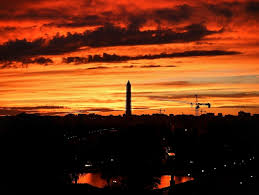
#> input picture photo-2.jpg, 259 x 195 px
$ jupyter execute --allow-errors Photo_collage.ipynb
#> lines starting #> are read from the running program, lines starting #| are printed output that depends on the picture
[cell 1]
import cv2
import numpy as np
import matplotlib.pyplot as mpl

photo_1 = cv2.imread("photo-1.jpg")
photo_2 = cv2.imread("photo-2.jpg")
#> photo_2 is the input picture: shape (195, 259, 3); mean B, G, R 20.9, 50.5, 107.1

photo_3 = cv2.imread("photo-3.jpeg")
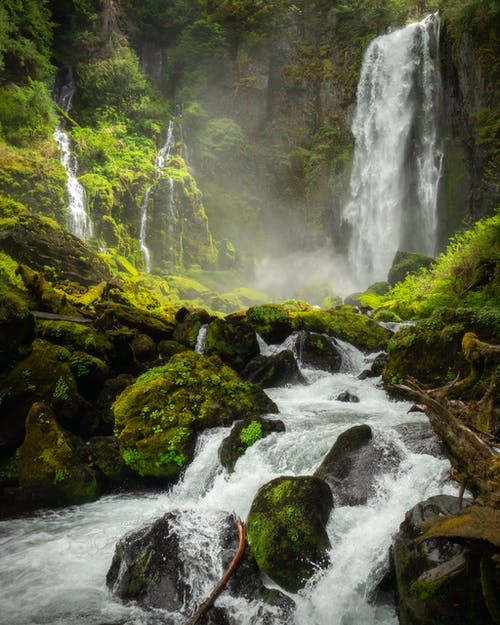
#> input picture photo-3.jpeg, 500 x 625 px
#> photo_3 is the input picture: shape (625, 500, 3); mean B, G, R 71.6, 97.6, 95.4

#> (a cell that did not finish here is left out)

[cell 3]
mpl.imshow(photo_2)

[cell 4]
mpl.imshow(photo_3)

#> (a cell that did not finish here is left out)

[cell 6]
photo_2.shape
#> Out = (195, 259, 3)

[cell 7]
photo_3.shape
#> Out = (625, 500, 3)

[cell 8]
from PIL import Image             #Resizing the photo
image = Image.open("photo-2.jpg")
photo_2 = image.resize((500,625))
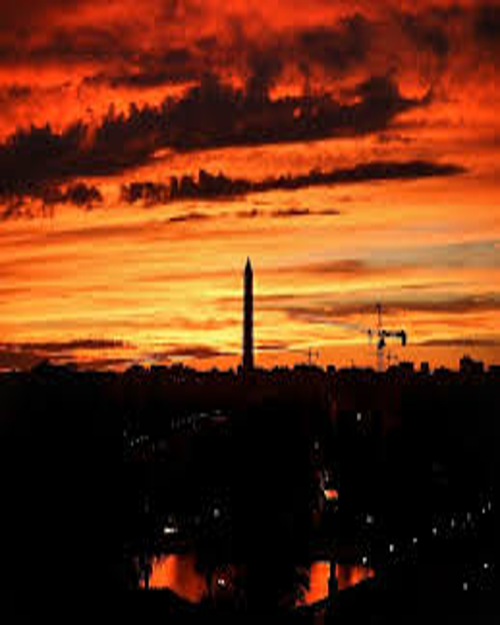
#> photo_2: PIL image 500x625 RGB; mean R, G, B 107.1, 50.5, 20.9
photo_2.save("photo-2_resize.jpg")
photo_2_new = cv2.imread("photo-2_resize.jpg")

[cell 9]
mpl.imshow(photo_2_new)

[cell 10]
photo_collage = np.hstack((photo_2_new, photo_3))    #Attaching 2 images horizontolly
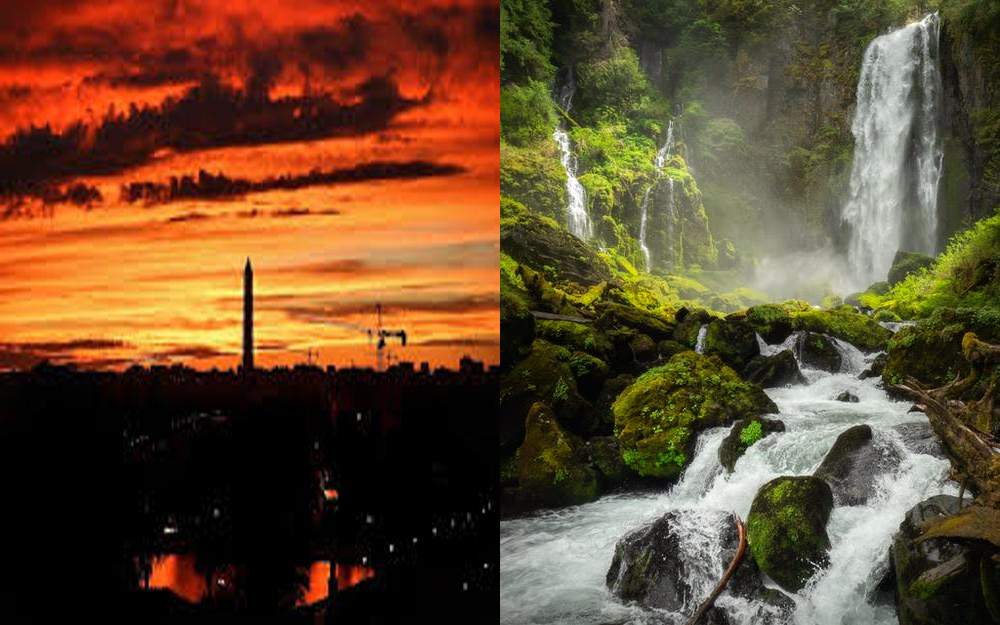
#> photo_collage: shape (625, 1000, 3); mean B, G, R 46.3, 74.1, 101.2

[cell 11]
mpl.imshow(photo_collage)

[cell 12]
photo_collage.shape
#> Out = (625, 1000, 3)
